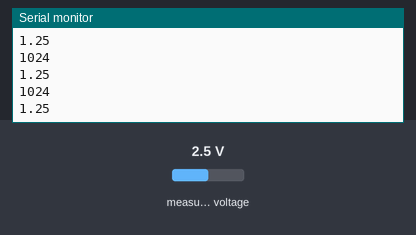
A sketch run on a simulated Arduino Uno, built with avr-gcc and run on an emulated ATmega328P. Parts: the last lines printed to the serial monitor. Wiring (inferred from the names in the program): MCP3202 converter: CS pin 10. The test bench sets the inputs (shaded band); at power-on: measured voltage 2.5 V.

Above: at 1.2 s.
1.3 s: measured voltage set to 0.1 V
At 1.81 s:
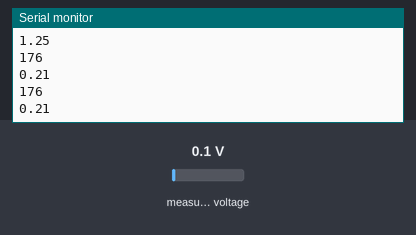
2.8 s: measured voltage set to 1.2 V
At 3.31 s:
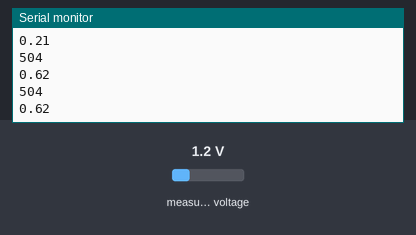
Timing chart, 0 to 5.8 s (numbered marks = the images above; inputs shaded):
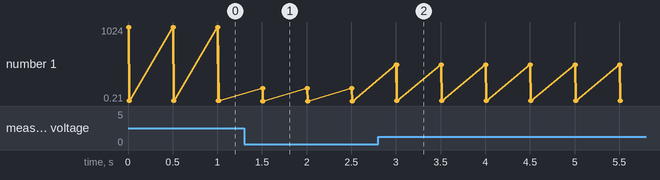

Measured:
- after the input at 1.3 s, the serial monitor: prints a new line after 0.20 s (image 1)
- after the input at 2.8 s, the serial monitor: prints a new line after 0.20 s (image 2)
- plotted number 1: 1.25 → 0.21 after the input at 1.3 s, 0.21 → 0.62 after the input at 2.8 s

The sketch:

SPI__blogOptimized_V2.ino.ino
```cpp
#include "SPI.h"
const int cs=10;                         // chip select (pin 10)
unsigned int DAC_val = 0;                // DAC value
unsigned int last_val = 0;               // last value (for compare)


unsigned int DAC_read( byte channel ) {
  byte commandbits = B00001101;          //command bits - 0000, start, mode, chn, MSBF
  unsigned int b1 = 0;                   // get the return var's ready
  unsigned int b2 = 0;
  commandbits|=((channel-1)<<1);         // update the command bit to select either ch 1 or 2
  digitalWrite(cs, LOW);                 // select the MCP3202
  SPI.transfer(commandbits);             // send out the command bits
  unsigned int hi = SPI.transfer(b1);       // read back the result high byte
  unsigned int lo = SPI.transfer(b2);       // then the low byte
  digitalWrite(cs, HIGH);                // let the DAC go, we'done

  return (hi<<4)|lo;                      // push hi 4 bits to left in order to free up space for remainig 4 lo bits

}

void setup() {                           // basic setup stuff here
  pinMode(SS, OUTPUT);                   // make sure slave select is an output
  SPI.setClockDivider( SPI_CLOCK_DIV16 ); // slow the SPI bus down
  SPI.setBitOrder(MSBFIRST);
  SPI.begin();                           // SPI at the ready
  Serial.begin(9600);                   // Serial at the ready
}

void loop() {                            // Loop time
  DAC_val = DAC_read( 1 );               // Read channel 0
 if (millis()%500==0){                                        // look for a rising edge x-ing point
  Serial.println(DAC_val);    // 0 == 512 from the DAC
  Serial.println((float)((DAC_val)*5)/4096);
 }

}
```
